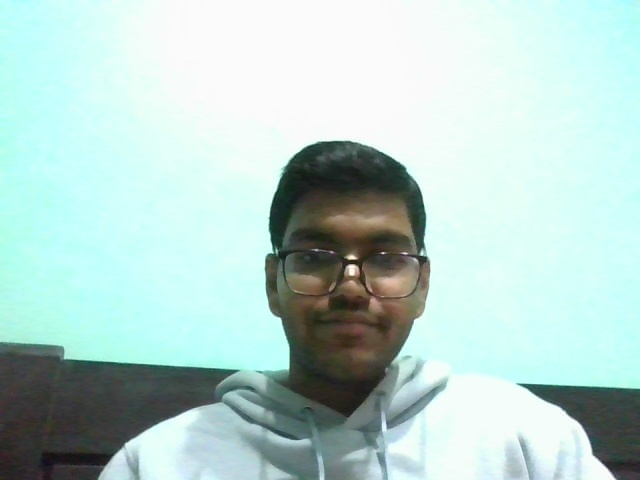
#> input picture data/01/01_0.jpg, 640 x 480 px
$ python -i utils.py   (imports and definitions only)
#> lines starting #> are read from the running program, lines starting #| are printed output that depends on the picture
#> further down, picture is the input picture: shape (480, 640, 3); mean B, G, R 205.6, 210.4, 183.6
import cv2
import numpy as np

# Load Haar Cascades for face and eye detection
face_cascade = cv2.CascadeClassifier(cv2.data.haarcascades + 'haarcascade_frontalface_default.xml')
eye_cascade = cv2.CascadeClassifier(cv2.data.haarcascades + 'haarcascade_eye.xml')

def detect_liveness(frame):
    """
    Basic spoof prevention: Detects if eyes are present and
    calculates the 'openness' based on intensity variance.
    """
    gray = cv2.cvtColor(frame, cv2.COLOR_BGR2GRAY)
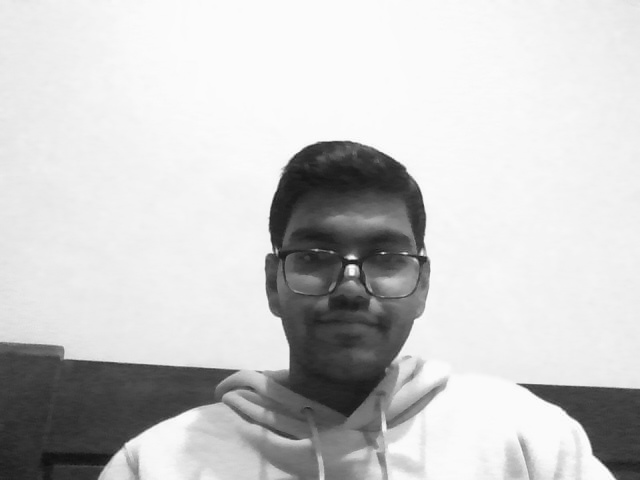
#> gray: shape (480, 640); min 17, max 255, mean 201.8
    faces = face_cascade.detectMultiScale(gray, 1.3, 5)
#> faces = [[262, 188, 173, 173]]

    for (x, y, w, h) in faces:
        roi_gray = gray[y:y+h, x:x+w]
        eyes = eye_cascade.detectMultiScale(roi_gray)

        # If no eyes are detected in a face, it's a potential spoof or eyes are closed
        if len(eyes) < 2:
            return False, "Liveness Check Failed: Eyes not detected"

        return True, "Liveness Verified"
#> this loop made 1 pass
#> pass 1, in detect_liveness, `roi_gray = gray[y:y+h, x:x+w]`:
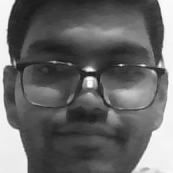
#> roi_gray: shape (173, 173); min 24, max 253, mean 103.5

    return False, "No face detected"

def apply_preprocessing(frame):
    """
    Handles varying lighting conditions using Histogram Equalization.
    """
    # Convert to YUV to equalize only the brightness (Luminance) channel
    img_yuv = cv2.cvtColor(frame, cv2.COLOR_BGR2YUV)
    img_yuv[:,:,0] = cv2.createCLAHE(clipLimit=2.0, tileGridSize=(8,8)).apply(img_yuv[:,:,0])

    # Convert back to BGR
    processed_frame = cv2.cvtColor(img_yuv, cv2.COLOR_YUV2BGR)
    return processed_frame

>>> import cv2
>>> picture = cv2.imread('data/01/01_0.jpg')
>>> result = detect_liveness(picture)
#> result = (False, 'Liveness Check Failed: Eyes not detected')

$ run again, on data/01/01_2.jpg
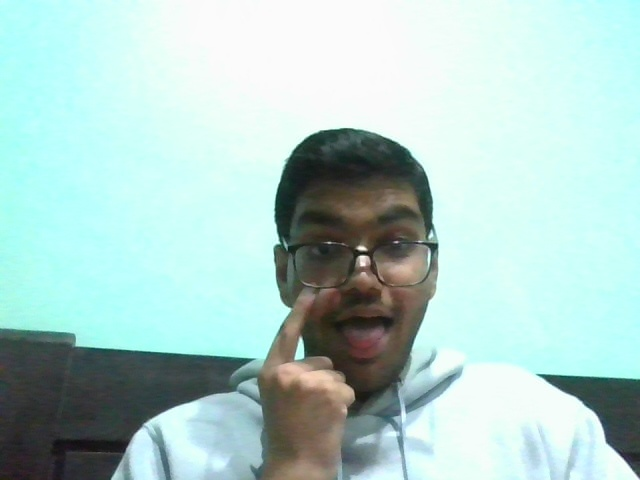
#> input picture data/01/01_2.jpg, 640 x 480 px
#> picture is the input picture: shape (480, 640, 3); mean B, G, R 203, 207.2, 176.4
#> in detect_liveness, `gray = cv2.cvtColor(frame, cv2.COLOR_BGR2GRAY)`:
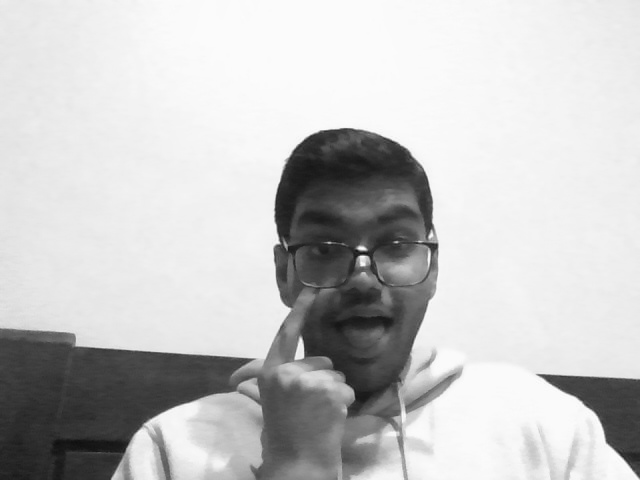
#> gray: shape (480, 640); min 14, max 253, mean 197.5
#> faces = [[269, 175, 183, 183]]
#> the loop in detect_liveness, `for (x, y, w, h) in faces:` made 1 pass
#> (x, y, w, h, eyes) on pass 1: (269, 175, 183, 183, [[30, 48, 45, 45]])
#> pass 1, in detect_liveness, `roi_gray = gray[y:y+h, x:x+w]`:
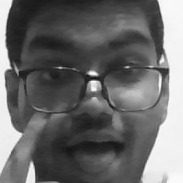
#> roi_gray: shape (183, 183); min 17, max 253, mean 105.6
#> result = (False, 'Liveness Check Failed: Eyes not detected')
